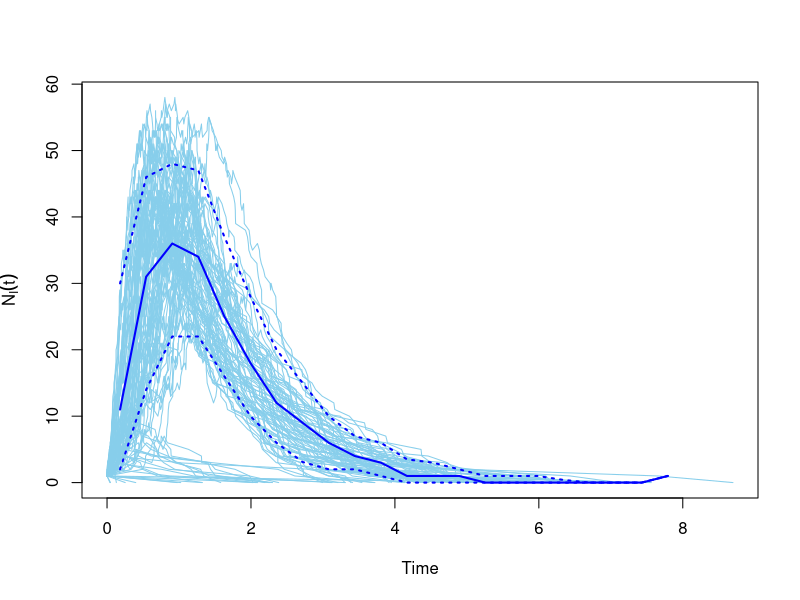

This chart was generated by the following R code:
## ---- chunk 1
library(igraph)
library(data.table)
library(ggplot2)
## ---- chunk 2
beta = c(seq(1, 5, 1))
gamma = c(seq(1, 5, 1))
## ---- chunk 3
# make network
g <- sample_gnm(100, 100)
s = sir(g, 10, 1)

plot(s)
